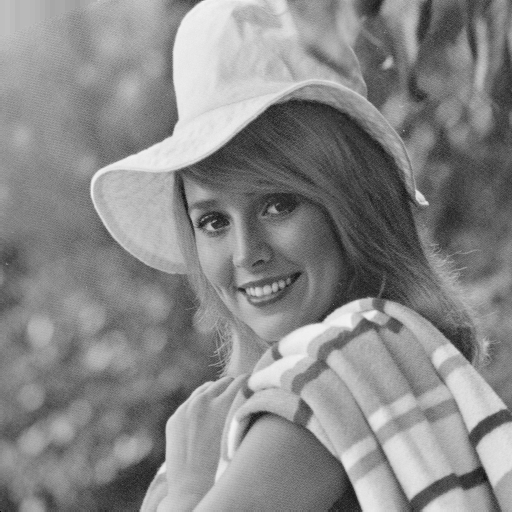
%> input picture Img_lib/elaine.512.tiff, 512 x 512 px
$ octave Histogram_Equalization_and_Specification.m   (GNU Octave 9; MATLAB toolbox functions it lacks are replaced by stand-ins)
%> lines starting %> are read from the running program, lines starting %| are printed output that depends on the picture
clc
close all
clear all

IP_Image = imread('D:\STUDY\DIP\img_lib\elaine.512.tiff');
%> IP_Image is the input picture: size 512x512 uint8; min 0, max 243, mean 136.4
subplot(1,2,1);
imshow(IP_Image);
title('Orignal Image');

% Histogram of Image (Part 1)
subplot(1,2,2);
imhist(IP_Image);
title('Histogram of orignal image');
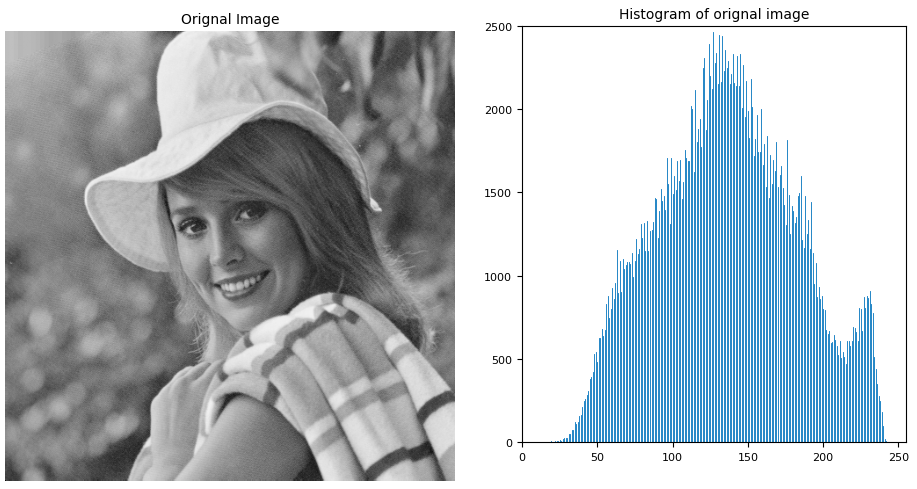
%> figure redrawn from the program's plot data, 2 panels

% Local Histogram Equalization (Part 2)
Lcl_Eq_2 = adapthisteq(IP_Image,'clipLimit',0.02,'Distribution','rayleigh');
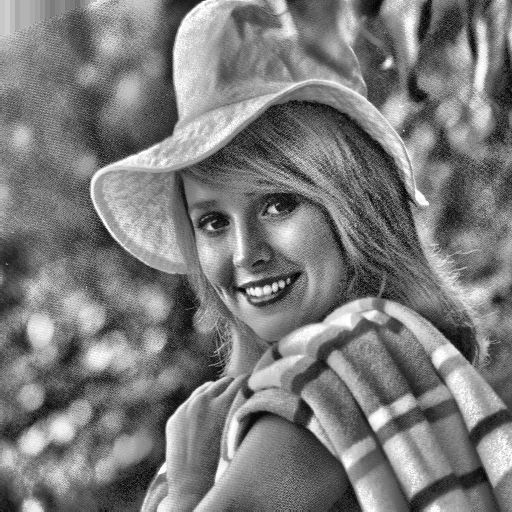
%> Lcl_Eq_2: size 512x512 uint8; min 0, max 255, mean 123.3
figure;
subplot(1,2,1);
imshow(Lcl_Eq_2);
title('Image after Local Histogram equalization');
subplot(1,2,2);
imhist(Lcl_Eq_2);
title('histogram of Local Histtogram Equalization');
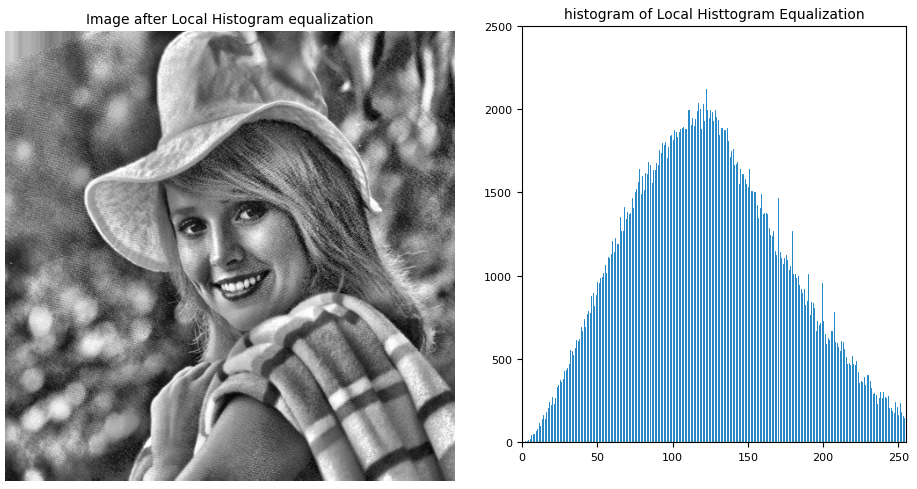
%> figure redrawn from the program's plot data, 2 panels

% Global Histogram Equalization (Part 3)
Global_Eq = histeq(IP_Image);
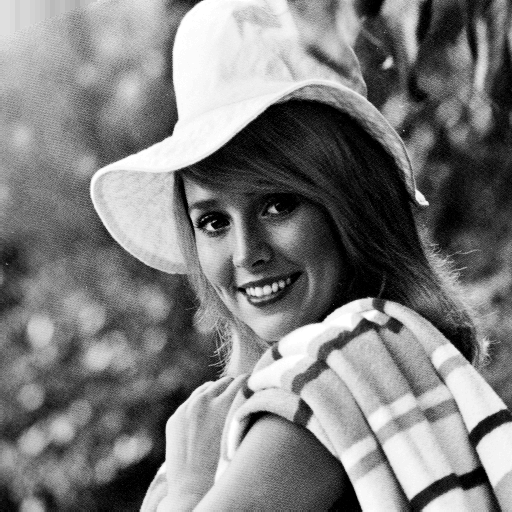
%> Global_Eq: size 512x512 uint8; min 0, max 255, mean 126.3
figure;
subplot(1,2,1);
imshow(Global_Eq);
title('Image after Global Histogram Equalization');
subplot(1,2,2);
imhist(Global_Eq);
title('histogram of Global Histogram Equalization');
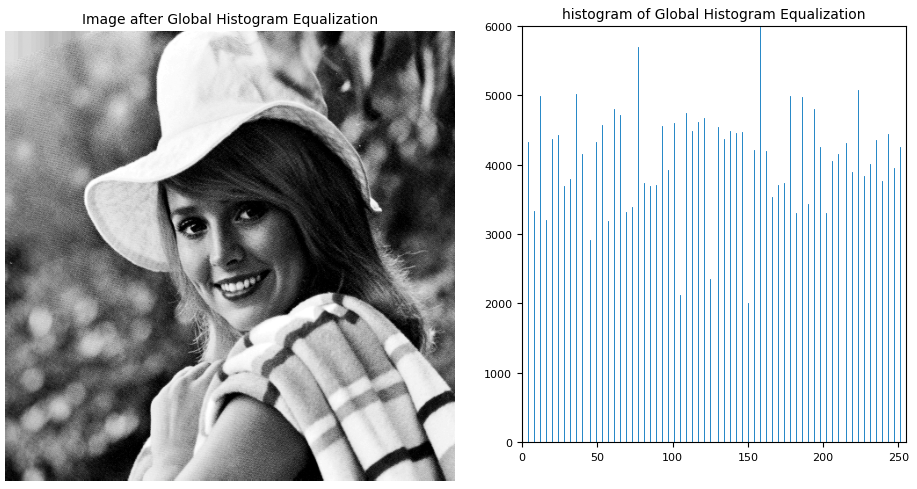
%> figure redrawn from the program's plot data, 2 panels

% (Part 4)
ln = linspace(0,1,256);
Histogram = histeq(IP_Image,ln);
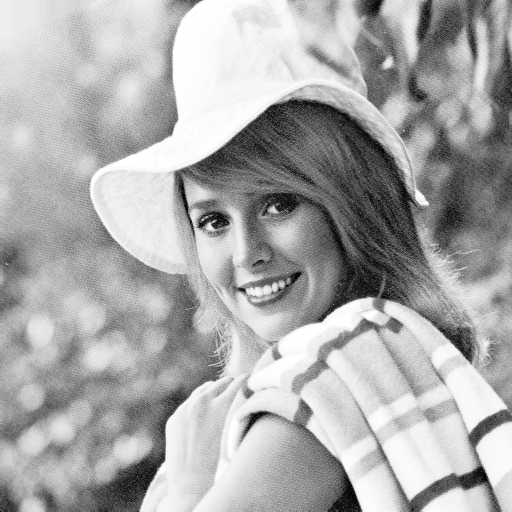
%> Histogram: size 512x512 uint8; min 0, max 255, mean 170.5
figure;
subplot(1,2,1);
imshow(Histogram);
title('Image after Direct Histogram Specification');
subplot(1,2,2);
imhist(Histogram);
title('Histogram');
plot(ln);
title('Desired Histogram Shape'),ylim([0 1]), xlim([1 256])
%> after `xlim([1 256])`:
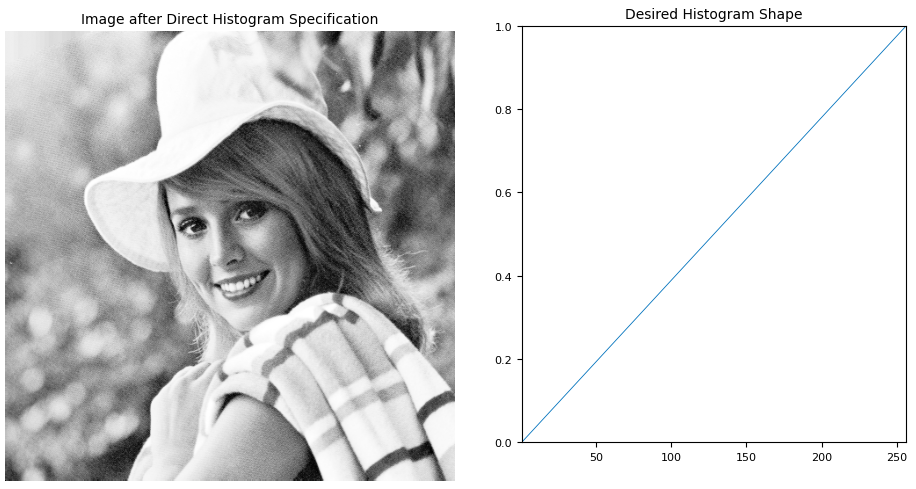
%> figure redrawn from the program's plot data, 2 panels


% For Pout Image
%> (the run ends here)

$ run again, with Img_lib/girl512.bmp saved as Img_lib/elaine.512.tiff
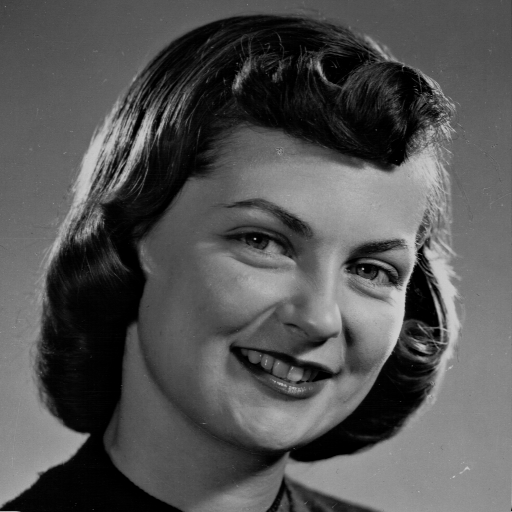
%> input picture Img_lib/girl512.bmp, 512 x 512 px
%> IP_Image is the input picture: size 512x512 uint8; min 0, max 207, mean 83.6
%> `Histogram = histeq(IP_Image,ln);`:
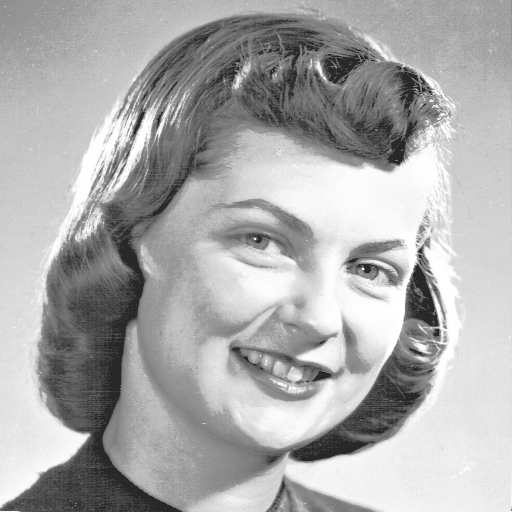
%> Histogram: size 512x512 uint8; min 40, max 255, mean 171.3
%> `xlim([1 256])`:
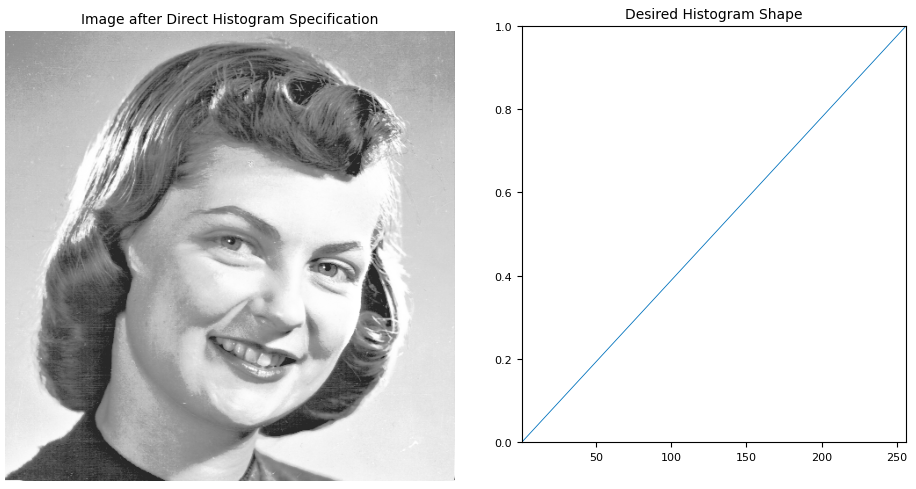
%> figure redrawn from the program's plot data, 2 panels
